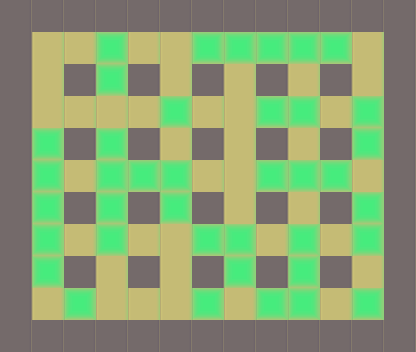

This game map was drawn from its Tiled (.tmx) file and the tilesets committed beside it. A one-line description and the full map source follow:
An orthogonal 13x11 tile map with 32x32 px tiles, 2 tile layers (base, piedras).

<map version="1.0" orientation="orthogonal" renderorder="right-down" width="13" height="11" tilewidth="32" tileheight="32" nextobjectid="1">
 <properties>
  <property name="nombre" value="Nivel 10" />
 </properties>
 <tileset firstgid="1" name="tile" tilewidth="32" tileheight="32" tilecount="3">
  <image source="../tilebase.png" width="96" height="32" />
  <terraintypes>
   <terrain name="New Terrain" tile="-1" />
  </terraintypes>
 </tileset>
 <layer name="base" width="13" height="11">
  <data>
   <tile gid="1" />
   <tile gid="1" />
   <tile gid="1" />
   <tile gid="1" />
   <tile gid="1" />
   <tile gid="1" />
   <tile gid="1" />
   <tile gid="1" />
   <tile gid="1" />
   <tile gid="1" />
   <tile gid="1" />
   <tile gid="1" />
   <tile gid="1" />
   <tile gid="1" />
   <tile gid="2" />
   <tile gid="2" />
   <tile gid="2" />
   <tile gid="2" />
   <tile gid="2" />
   <tile gid="2" />
   <tile gid="2" />
   <tile gid="2" />
   <tile gid="2" />
   <tile gid="2" />
   <tile gid="2" />
   <tile gid="1" />
   <tile gid="1" />
   <tile gid="2" />
   <tile gid="1" />
   <tile gid="2" />
   <tile gid="1" />
   <tile gid="2" />
   <tile gid="1" />
   <tile gid="2" />
   <tile gid="1" />
   <tile gid="2" />
   <tile gid="1" />
   <tile gid="2" />
   <tile gid="1" />
   <tile gid="1" />
   <tile gid="2" />
   <tile gid="2" />
   <tile gid="2" />
   <tile gid="2" />
   <tile gid="2" />
   <tile gid="2" />
   <tile gid="2" />
   <tile gid="2" />
   <tile gid="2" />
   <tile gid="2" />
   <tile gid="2" />
   <tile gid="1" />
   <tile gid="1" />
   <tile gid="2" />
   <tile gid="1" />
   <tile gid="2" />
   <tile gid="1" />
   <tile gid="2" />
   <tile gid="1" />
   <tile gid="2" />
   <tile gid="1" />
   <tile gid="2" />
   <tile gid="1" />
   <tile gid="2" />
   <tile gid="1" />
   <tile gid="1" />
   <tile gid="2" />
   <tile gid="2" />
   <tile gid="2" />
   <tile gid="2" />
   <tile gid="2" />
   <tile gid="2" />
   <tile gid="2" />
   <tile gid="2" />
   <tile gid="2" />
   <tile gid="2" />
   <tile gid="2" />
   <tile gid="1" />
   <tile gid="1" />
   <tile gid="2" />
   <tile gid="1" />
   <tile gid="2" />
   <tile gid="1" />
   <tile gid="2" />
   <tile gid="1" />
   <tile gid="2" />
   <tile gid="1" />
   <tile gid="2" />
   <tile gid="1" />
   <tile gid="2" />
   <tile gid="1" />
   <tile gid="1" />
   <tile gid="2" />
   <tile gid="2" />
   <tile gid="2" />
   <tile gid="2" />
   <tile gid="2" />
   <tile gid="2" />
   <tile gid="2" />
   <tile gid="2" />
   <tile gid="2" />
   <tile gid="2" />
   <tile gid="2" />
   <tile gid="1" />
   <tile gid="1" />
   <tile gid="2" />
   <tile gid="1" />
   <tile gid="2" />
   <tile gid="1" />
   <tile gid="2" />
   <tile gid="1" />
   <tile gid="2" />
   <tile gid="1" />
   <tile gid="2" />
   <tile gid="1" />
   <tile gid="2" />
   <tile gid="1" />
   <tile gid="1" />
   <tile gid="2" />
   <tile gid="2" />
   <tile gid="2" />
   <tile gid="2" />
   <tile gid="2" />
   <tile gid="2" />
   <tile gid="2" />
   <tile gid="2" />
   <tile gid="2" />
   <tile gid="2" />
   <tile gid="2" />
   <tile gid="1" />
   <tile gid="1" />
   <tile gid="1" />
   <tile gid="1" />
   <tile gid="1" />
   <tile gid="1" />
   <tile gid="1" />
   <tile gid="1" />
   <tile gid="1" />
   <tile gid="1" />
   <tile gid="1" />
   <tile gid="1" />
   <tile gid="1" />
   <tile gid="1" />
  </data>
 </layer>
 <layer name="piedras" width="13" height="11">
  <data>
   <tile gid="0" />
   <tile gid="0" />
   <tile gid="0" />
   <tile gid="0" />
   <tile gid="0" />
   <tile gid="0" />
   <tile gid="0" />
   <tile gid="0" />
   <tile gid="0" />
   <tile gid="0" />
   <tile gid="0" />
   <tile gid="0" />
   <tile gid="0" />
   <tile gid="0" />
   <tile gid="0" />
   <tile gid="0" />
   <tile gid="3" />
   <tile gid="0" />
   <tile gid="0" />
   <tile gid="3" />
   <tile gid="3" />
   <tile gid="3" />
   <tile gid="3" />
   <tile gid="3" />
   <tile gid="0" />
   <tile gid="0" />
   <tile gid="0" />
   <tile gid="0" />
   <tile gid="0" />
   <tile gid="3" />
   <tile gid="0" />
   <tile gid="0" />
   <tile gid="0" />
   <tile gid="0" />
   <tile gid="0" />
   <tile gid="0" />
   <tile gid="0" />
   <tile gid="0" />
   <tile gid="0" />
   <tile gid="0" />
   <tile gid="0" />
   <tile gid="0" />
   <tile gid="0" />
   <tile gid="0" />
   <tile gid="3" />
   <tile gid="0" />
   <tile gid="0" />
   <tile gid="3" />
   <tile gid="3" />
   <tile gid="0" />
   <tile gid="3" />
   <tile gid="0" />
   <tile gid="0" />
   <tile gid="3" />
   <tile gid="0" />
   <tile gid="3" />
   <tile gid="0" />
   <tile gid="0" />
   <tile gid="0" />
   <tile gid="0" />
   <tile gid="0" />
   <tile gid="0" />
   <tile gid="0" />
   <tile gid="3" />
   <tile gid="0" />
   <tile gid="0" />
   <tile gid="3" />
   <tile gid="0" />
   <tile gid="3" />
   <tile gid="3" />
   <tile gid="3" />
   <tile gid="0" />
   <tile gid="0" />
   <tile gid="3" />
   <tile gid="3" />
   <tile gid="3" />
   <tile gid="0" />
   <tile gid="0" />
   <tile gid="0" />
   <tile gid="3" />
   <tile gid="0" />
   <tile gid="3" />
   <tile gid="0" />
   <tile gid="3" />
   <tile gid="0" />
   <tile gid="0" />
   <tile gid="0" />
   <tile gid="0" />
   <tile gid="0" />
   <tile gid="3" />
   <tile gid="0" />
   <tile gid="0" />
   <tile gid="3" />
   <tile gid="0" />
   <tile gid="3" />
   <tile gid="0" />
   <tile gid="0" />
   <tile gid="3" />
   <tile gid="3" />
   <tile gid="0" />
   <tile gid="3" />
   <tile gid="0" />
   <tile gid="3" />
   <tile gid="0" />
   <tile gid="0" />
   <tile gid="3" />
   <tile gid="0" />
   <tile gid="0" />
   <tile gid="0" />
   <tile gid="0" />
   <tile gid="0" />
   <tile gid="3" />
   <tile gid="0" />
   <tile gid="3" />
   <tile gid="0" />
   <tile gid="0" />
   <tile gid="0" />
   <tile gid="0" />
   <tile gid="0" />
   <tile gid="3" />
   <tile gid="0" />
   <tile gid="0" />
   <tile gid="0" />
   <tile gid="3" />
   <tile gid="0" />
   <tile gid="3" />
   <tile gid="3" />
   <tile gid="0" />
   <tile gid="3" />
   <tile gid="0" />
   <tile gid="0" />
   <tile gid="0" />
   <tile gid="0" />
   <tile gid="0" />
   <tile gid="0" />
   <tile gid="0" />
   <tile gid="0" />
   <tile gid="0" />
   <tile gid="0" />
   <tile gid="0" />
   <tile gid="0" />
   <tile gid="0" />
   <tile gid="0" />
  </data>
 </layer>
</map>
